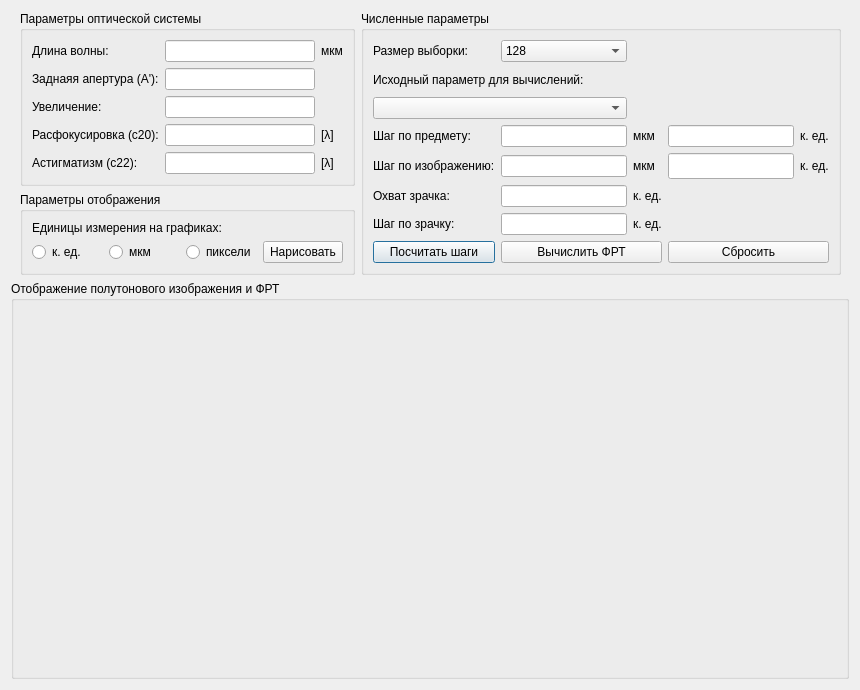
<?xml version="1.0" encoding="UTF-8"?>
<ui version="4.0">
 <class>DQtPSF</class>
 <widget class="QDialog" name="DQtPSF">
  <property name="geometry">
   <rect>
    <x>0</x>
    <y>0</y>
    <width>860</width>
    <height>690</height>
   </rect>
  </property>
  <property name="windowTitle">
   <string>TonePSF Plotter</string>
  </property>
  <layout class="QGridLayout" name="gridLayout_3">
   <item row="0" column="1">
    <widget class="QGroupBox" name="groupBox_3">
     <property name="maximumSize">
      <size>
       <width>335</width>
       <height>202</height>
      </size>
     </property>
     <property name="title">
      <string>Параметры оптической системы</string>
     </property>
     <layout class="QGridLayout" name="gridLayout_4">
      <item row="2" column="1">
       <widget class="QLineEdit" name="m_le_magnification">
        <property name="text">
         <string/>
        </property>
       </widget>
      </item>
      <item row="0" column="2">
       <widget class="QLabel" name="label_22">
        <property name="text">
         <string>мкм</string>
        </property>
       </widget>
      </item>
      <item row="3" column="0">
       <widget class="QLabel" name="label_6">
        <property name="text">
         <string>Расфокусировка (с20):</string>
        </property>
       </widget>
      </item>
      <item row="2" column="0">
       <widget class="QLabel" name="label_5">
        <property name="text">
         <string>Увеличение:</string>
        </property>
       </widget>
      </item>
      <item row="3" column="2">
       <widget class="QLabel" name="label_23">
        <property name="text">
         <string>[λ]</string>
        </property>
       </widget>
      </item>
      <item row="4" column="1">
       <widget class="QLineEdit" name="m_le_astigmatism">
        <property name="text">
         <string/>
        </property>
       </widget>
      </item>
      <item row="4" column="2">
       <widget class="QLabel" name="label_24">
        <property name="text">
         <string>[λ]</string>
        </property>
       </widget>
      </item>
      <item row="4" column="0">
       <widget class="QLabel" name="label_7">
        <property name="text">
         <string>Астигматизм (с22):</string>
        </property>
       </widget>
      </item>
      <item row="1" column="0">
       <widget class="QLabel" name="label_4">
        <property name="text">
         <string>Заднаяя апертура (A'):</string>
        </property>
       </widget>
      </item>
      <item row="1" column="1">
       <widget class="QLineEdit" name="m_le_back_aperture">
        <property name="text">
         <string/>
        </property>
       </widget>
      </item>
      <item row="3" column="1">
       <widget class="QLineEdit" name="m_le_defocus">
        <property name="text">
         <string/>
        </property>
       </widget>
      </item>
      <item row="0" column="1">
       <widget class="QLineEdit" name="m_le_wavelength">
        <property name="enabled">
         <bool>true</bool>
        </property>
        <property name="text">
         <string/>
        </property>
       </widget>
      </item>
      <item row="0" column="0">
       <widget class="QLabel" name="label_3">
        <property name="text">
         <string>Длина волны:</string>
        </property>
       </widget>
      </item>
     </layout>
    </widget>
   </item>
   <item row="0" column="2" rowspan="2">
    <widget class="QGroupBox" name="groupBox_5">
     <property name="maximumSize">
      <size>
       <width>480</width>
       <height>309</height>
      </size>
     </property>
     <property name="title">
      <string>Численные параметры</string>
     </property>
     <layout class="QGridLayout" name="gridLayout_5">
      <item row="0" column="0">
       <widget class="QLabel" name="label_9">
        <property name="text">
         <string>Размер выборки:</string>
        </property>
       </widget>
      </item>
      <item row="0" column="1">
       <widget class="QComboBox" name="m_cb_sample_sizes">
        <item>
         <property name="text">
          <string>128</string>
         </property>
        </item>
        <item>
         <property name="text">
          <string>256</string>
         </property>
        </item>
        <item>
         <property name="text">
          <string>512</string>
         </property>
        </item>
        <item>
         <property name="text">
          <string>1024</string>
         </property>
        </item>
        <item>
         <property name="text">
          <string>2048</string>
         </property>
        </item>
       </widget>
      </item>
      <item row="1" column="0" colspan="2">
       <widget class="QLabel" name="label_10">
        <property name="text">
         <string>Исходный параметр для вычислений:</string>
        </property>
       </widget>
      </item>
      <item row="2" column="0" colspan="2">
       <widget class="QComboBox" name="m_cb_params">
        <property name="enabled">
         <bool>true</bool>
        </property>
        <property name="editable">
         <bool>false</bool>
        </property>
        <property name="currentIndex">
         <number>-1</number>
        </property>
        <item>
         <property name="text">
          <string>Шаг по предмету [к. ед.]</string>
         </property>
        </item>
        <item>
         <property name="text">
          <string>Шаг по изображению [к. ед.]</string>
         </property>
        </item>
        <item>
         <property name="text">
          <string>Охват зрачка [к. ед.]</string>
         </property>
        </item>
        <item>
         <property name="text">
          <string>Шаг по зрачку [к. ед.]</string>
         </property>
        </item>
       </widget>
      </item>
      <item row="3" column="0">
       <widget class="QLabel" name="label_11">
        <property name="text">
         <string>Шаг по предмету:</string>
        </property>
       </widget>
      </item>
      <item row="3" column="1">
       <widget class="QLineEdit" name="m_le_step_obj">
        <property name="minimumSize">
         <size>
          <width>90</width>
          <height>0</height>
         </size>
        </property>
       </widget>
      </item>
      <item row="3" column="2">
       <widget class="QLabel" name="label_13">
        <property name="text">
         <string>мкм</string>
        </property>
       </widget>
      </item>
      <item row="3" column="3">
       <widget class="QLineEdit" name="m_le_step_obj_can">
        <property name="minimumSize">
         <size>
          <width>100</width>
          <height>0</height>
         </size>
        </property>
       </widget>
      </item>
      <item row="3" column="4">
       <widget class="QLabel" name="label_14">
        <property name="text">
         <string>к. ед.</string>
        </property>
       </widget>
      </item>
      <item row="4" column="0">
       <widget class="QLabel" name="label_12">
        <property name="text">
         <string>Шаг по изображению:</string>
        </property>
       </widget>
      </item>
      <item row="4" column="1">
       <widget class="QLineEdit" name="m_le_step_im">
        <property name="minimumSize">
         <size>
          <width>90</width>
          <height>0</height>
         </size>
        </property>
       </widget>
      </item>
      <item row="4" column="2">
       <widget class="QLabel" name="label_15">
        <property name="text">
         <string>мкм</string>
        </property>
       </widget>
      </item>
      <item row="4" column="3">
       <widget class="QLineEdit" name="m_le_step_im_can">
        <property name="minimumSize">
         <size>
          <width>100</width>
          <height>26</height>
         </size>
        </property>
       </widget>
      </item>
      <item row="4" column="4">
       <widget class="QLabel" name="label_16">
        <property name="text">
         <string>к. ед.</string>
        </property>
       </widget>
      </item>
      <item row="5" column="0">
       <widget class="QLabel" name="label_18">
        <property name="text">
         <string>Охват зрачка:</string>
        </property>
       </widget>
      </item>
      <item row="5" column="1">
       <widget class="QLineEdit" name="m_le_diam_pupil">
        <property name="minimumSize">
         <size>
          <width>90</width>
          <height>0</height>
         </size>
        </property>
        <property name="text">
         <string/>
        </property>
       </widget>
      </item>
      <item row="5" column="2">
       <widget class="QLabel" name="label_19">
        <property name="text">
         <string>к. ед.</string>
        </property>
       </widget>
      </item>
      <item row="6" column="0">
       <widget class="QLabel" name="label_20">
        <property name="text">
         <string>Шаг по зрачку:</string>
        </property>
       </widget>
      </item>
      <item row="6" column="1">
       <widget class="QLineEdit" name="m_le_step_pupil">
        <property name="minimumSize">
         <size>
          <width>90</width>
          <height>0</height>
         </size>
        </property>
       </widget>
      </item>
      <item row="6" column="2">
       <widget class="QLabel" name="label_21">
        <property name="text">
         <string>к. ед.</string>
        </property>
       </widget>
      </item>
      <item row="7" column="0">
       <widget class="QPushButton" name="m_pb_get_steps">
        <property name="text">
         <string>Посчитать шаги</string>
        </property>
       </widget>
      </item>
      <item row="7" column="1" colspan="2">
       <widget class="QPushButton" name="m_pb_calc">
        <property name="text">
         <string>Вычислить ФРТ</string>
        </property>
        <property name="default">
         <bool>false</bool>
        </property>
       </widget>
      </item>
      <item row="7" column="3" colspan="2">
       <widget class="QPushButton" name="m_pb_cleaned">
        <property name="text">
         <string>Сбросить</string>
        </property>
       </widget>
      </item>
     </layout>
    </widget>
   </item>
   <item row="0" column="0">
    <layout class="QHBoxLayout" name="horizontalLayout"/>
   </item>
   <item row="1" column="1">
    <widget class="QGroupBox" name="groupBox_4">
     <property name="maximumSize">
      <size>
       <width>354</width>
       <height>100</height>
      </size>
     </property>
     <property name="title">
      <string>Параметры отображения</string>
     </property>
     <layout class="QGridLayout" name="gridLayout_2">
      <item row="0" column="0" colspan="4">
       <widget class="QLabel" name="label_8">
        <property name="text">
         <string>Единицы измерения на графиках:</string>
        </property>
       </widget>
      </item>
      <item row="1" column="0">
       <widget class="QRadioButton" name="m_rb_canon">
        <property name="text">
         <string>к. ед.</string>
        </property>
       </widget>
      </item>
      <item row="1" column="1">
       <widget class="QRadioButton" name="m_rb_mkm">
        <property name="text">
         <string>мкм</string>
        </property>
       </widget>
      </item>
      <item row="1" column="2">
       <widget class="QRadioButton" name="m_rb_pixels">
        <property name="text">
         <string>пиксели</string>
        </property>
       </widget>
      </item>
      <item row="1" column="3">
       <widget class="QPushButton" name="m_pb_redraw">
        <property name="text">
         <string>Нарисовать</string>
        </property>
       </widget>
      </item>
     </layout>
    </widget>
   </item>
   <item row="0" column="3">
    <layout class="QHBoxLayout" name="horizontalLayout_2"/>
   </item>
   <item row="2" column="0" colspan="4">
    <widget class="QGroupBox" name="groupBox">
     <property name="sizePolicy">
      <sizepolicy hsizetype="Preferred" vsizetype="Preferred">
       <horstretch>0</horstretch>
       <verstretch>1</verstretch>
      </sizepolicy>
     </property>
     <property name="title">
      <string>Отображение полутонового изображения и ФРТ</string>
     </property>
     <layout class="QGridLayout" name="gridLayout">
      <item row="0" column="0">
       <widget class="QCustomPlot" name="m_qW_Grayscale" native="true"/>
      </item>
      <item row="0" column="1">
       <widget class="QCustomPlot" name="m_qW_Graph" native="true"/>
      </item>
     </layout>
    </widget>
   </item>
  </layout>
 </widget>
 <customwidgets>
  <customwidget>
   <class>QCustomPlot</class>
   <extends>QWidget</extends>
   <header>qcustomplot.h</header>
   <container>1</container>
  </customwidget>
 </customwidgets>
 <resources/>
 <connections/>
</ui>
